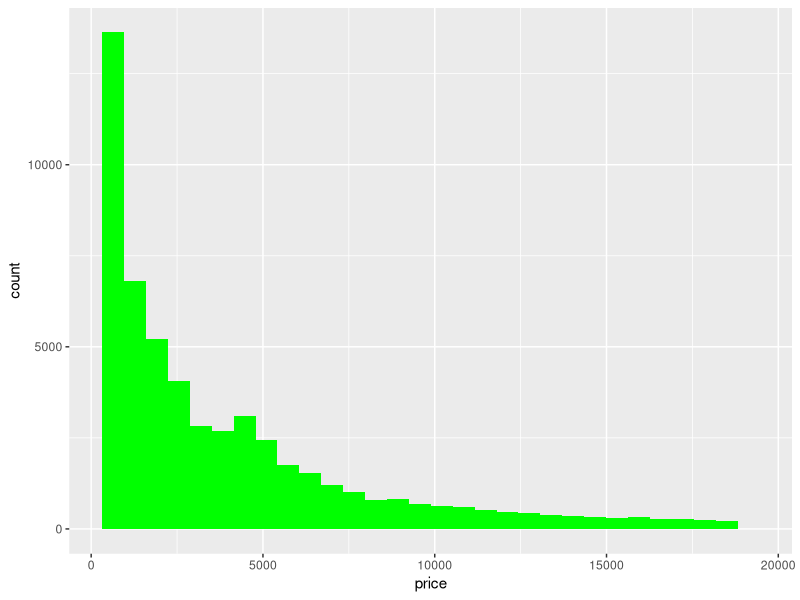
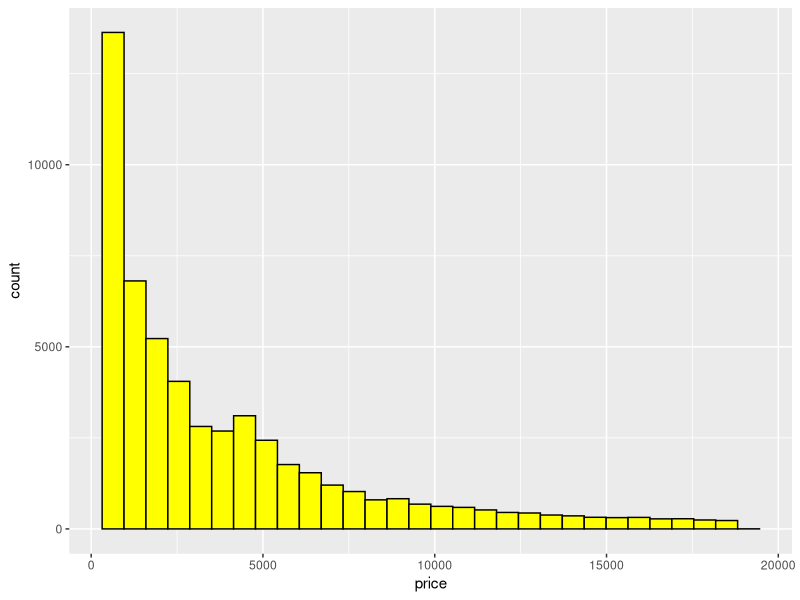
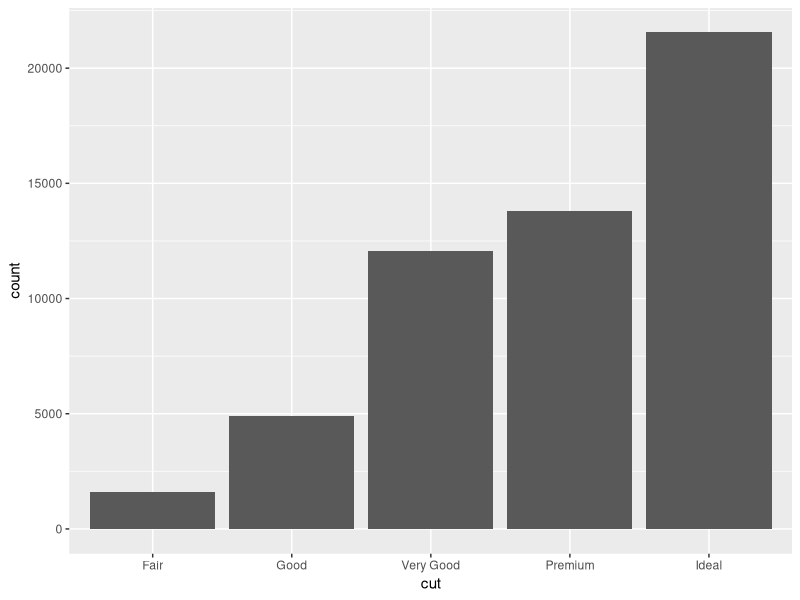
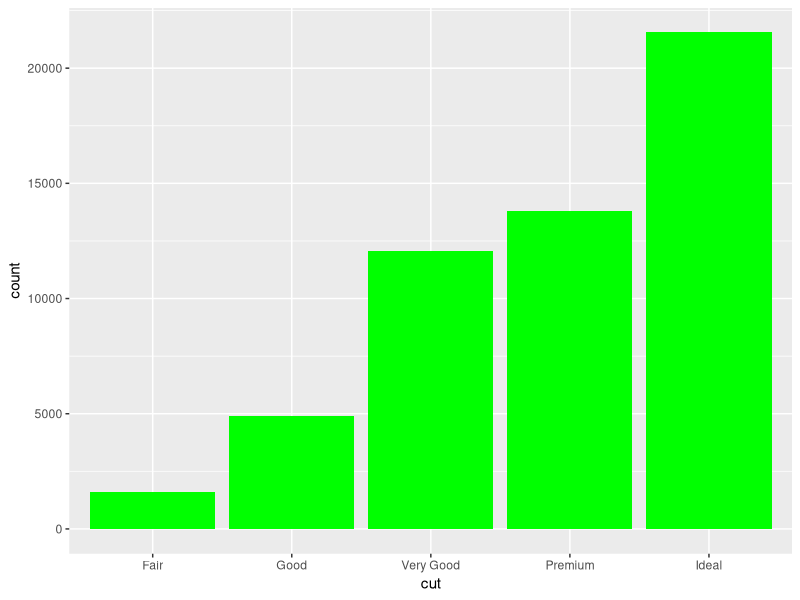
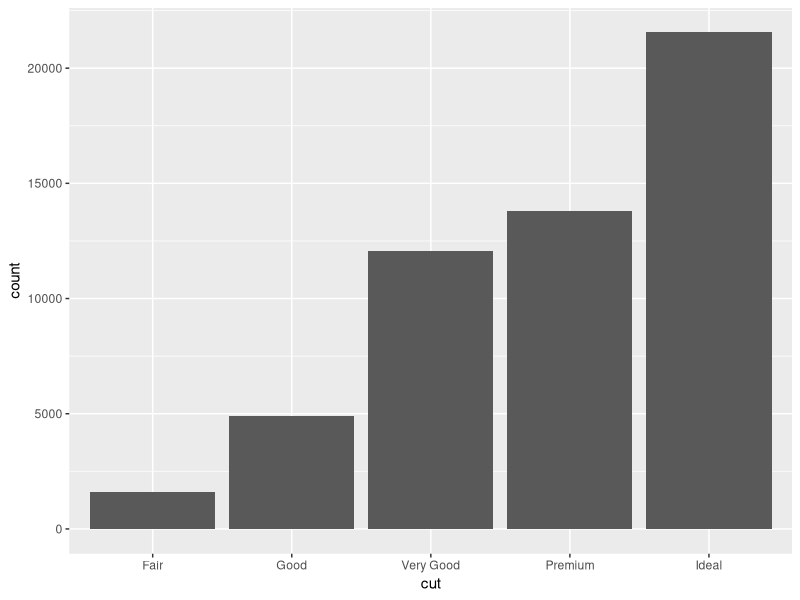
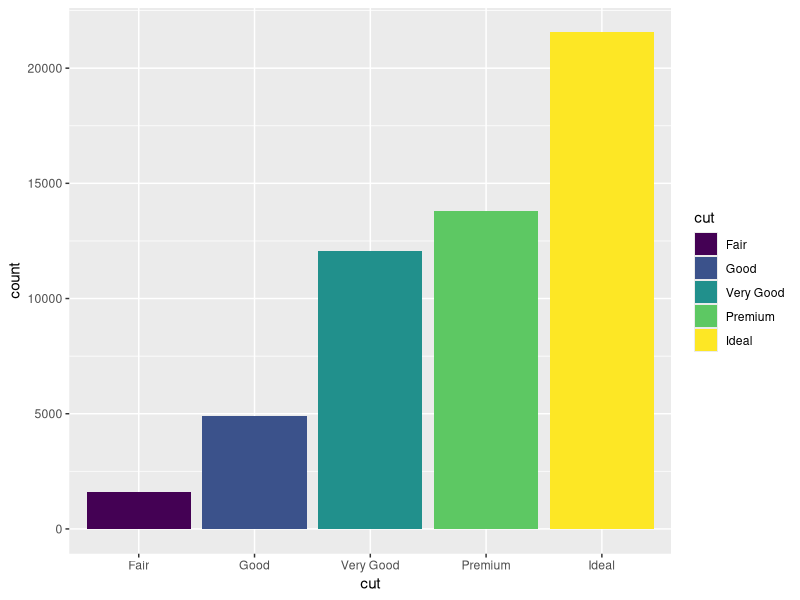

Generate these figures, in order, with R:
# Data Visualization : (ggplot2)

library(ggplot2)


# Histogram : 
# when we want to find the variation of data
# with in the same column then we can use histogram
# that how the info of the one column is changing


View(diamonds)
View(str(diamonds))

ggplot(data = diamonds, aes(x=price)) + geom_histogram(fill = 'green')

# so in visualization in ggplot we will have different type of
# parameters like we see above first we assign that from where the 
# data is comming and then we give aes i-e aesthetic and here we give 
# the x axis to price then for making the graph we use geometry 
# parameter which goem and for histogram we will use 
# goem_hist()
# for changing color we can use fill attribute 

View(diamonds)
View(str(diamonds))
ggplot(data = diamonds, aes(x=price)) + geom_histogram(fill = 'yellow', col="black")

# for adding color to the boundries of the lines of plot we can 
# use col attribute

# ------------------------------

# Bar Plot :

# the main diff between the histogram and the bar plot is
# that the histogram is use to draw result for numeric continous
# values while the bar plot is use for categorical values

ggplot(data = diamonds, aes(x=cut)) + geom_bar()
ggplot(data = diamonds, aes(x=cut)) + geom_bar(fill = 'green')
ggplot(data = diamonds, aes(x=cut)) + geom_bar()
ggplot(data = diamonds, aes(x=cut, fill=cut)) + geom_bar()

#ggplot(data = diamonds, aes(x=cut, fill=cut)) + geom_bar()
# it has one aes more that fill=cut it means that 
# give us different colors among the cut of the diamonds







